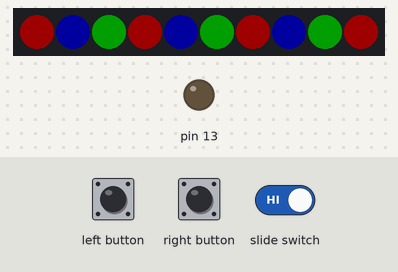
Bench run of a sketch on a simulated Arduino Leonardo, built with avr-gcc and run on an emulated ATmega32U4. Parts: 10 RGB LEDs in strip order, left to right, output pins drawn as LEDs (lit = HIGH). The inputs (shaded band) are chosen by the test bench. Dim RGB values are drawn brighter than linear; USB keyboard and mouse output is not drawn.

Above: at 0.3 s.
At 0.93 s:
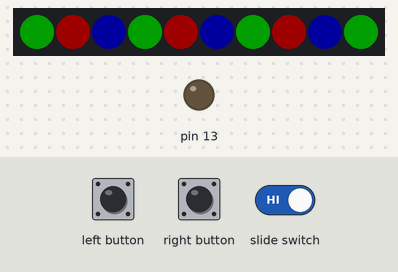
At 1.4 s:
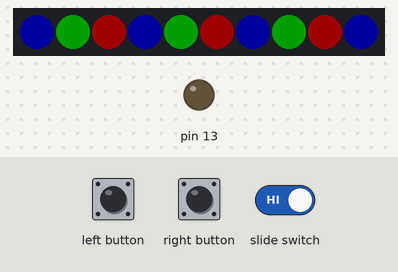
1.5 s: slide switch set LOW
Timing chart, 0 to 4.5 s (numbered marks = the images above; inputs shaded):
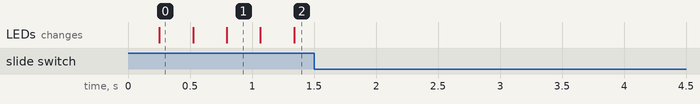

Measured:
- after the input at 1.5 s, every drawn part: stays the same

The sketch:

DanceController.ino
```cpp
#include <Adafruit_CircuitPlayground.h>
#include <Keyboard.h>

#define CAP_THRESHOLD 780

uint8_t pads[] = {3, 0, 1, 10};
uint8_t numberOfPads = sizeof(pads)/sizeof(uint8_t);

void setup() {
  Serial.begin(9600);

  Keyboard.begin();

  CircuitPlayground.begin();
  CircuitPlayground.setBrightness(30);

  delay(250);
  cycleLights();
}

void cycleLights() {
  static int sequence = 0;
  static unsigned long previousMillis = 0;

  if (!((unsigned long)(millis() - previousMillis) >= 250)) return;

  int i;
  for (i = 0; i < 10; i++) {
    CircuitPlayground.strip.setPixelColor(i,(((sequence + i) % 3) == 0) * 255,(((sequence + i) % 3) == 2) * 255,(((sequence + i) % 3) == 1) * 255);
  }
  CircuitPlayground.strip.show();
  sequence = (sequence + 1) % 3;

  previousMillis = millis();
}

void flashLights() {
  CircuitPlayground.clearPixels();
  int i;
  for (i = 0; i < 10; ++i) {
    CircuitPlayground.strip.setPixelColor(i,255,255,255);
  }
  CircuitPlayground.strip.show();
  delay(100);
  CircuitPlayground.clearPixels();
}

void leftButton() {
  static bool previousButtonState = false;
  bool buttonState = CircuitPlayground.leftButton();

  if ((buttonState != previousButtonState) && (buttonState == true)) {
    Keyboard.write(KEY_ESC);
  }

  previousButtonState = buttonState;
}

void rightButton() {
  static bool previousButtonState = false;
  bool buttonState = CircuitPlayground.rightButton();

  if ((buttonState != previousButtonState) && (buttonState == true)) {
    Keyboard.write(KEY_RETURN);
  }

  previousButtonState = buttonState;
}

bool meetsCapThreshold(uint8_t pad) {
  if (CircuitPlayground.readCap(pad) > CAP_THRESHOLD) {
    return true;
  } else {
    return false;
  }
}

void capSensor(uint8_t pad) {
  switch (pad) {
    case 3:
      Keyboard.write(KEY_LEFT_ARROW);
      flashLights();
      break;
    case 10:
      Keyboard.write(KEY_RIGHT_ARROW);
      flashLights();
      break;
    case 0:
      Keyboard.write(KEY_UP_ARROW);
      flashLights();
      break;
    case 1:
      Keyboard.write(KEY_DOWN_ARROW);
      flashLights();
      break;
    default:
      Serial.println("Not an arrow key");
  }
}

void loop() {
  bool slideSwitch;
  slideSwitch = CircuitPlayground.slideSwitch();

  if (slideSwitch) {
    for (int i = 0; i < numberOfPads; i++) {
      if (meetsCapThreshold(pads[i])) {
        capSensor(pads[i]);
      }
    }

    leftButton();
    rightButton();

    cycleLights();
  }
  delay(25);
}
```
